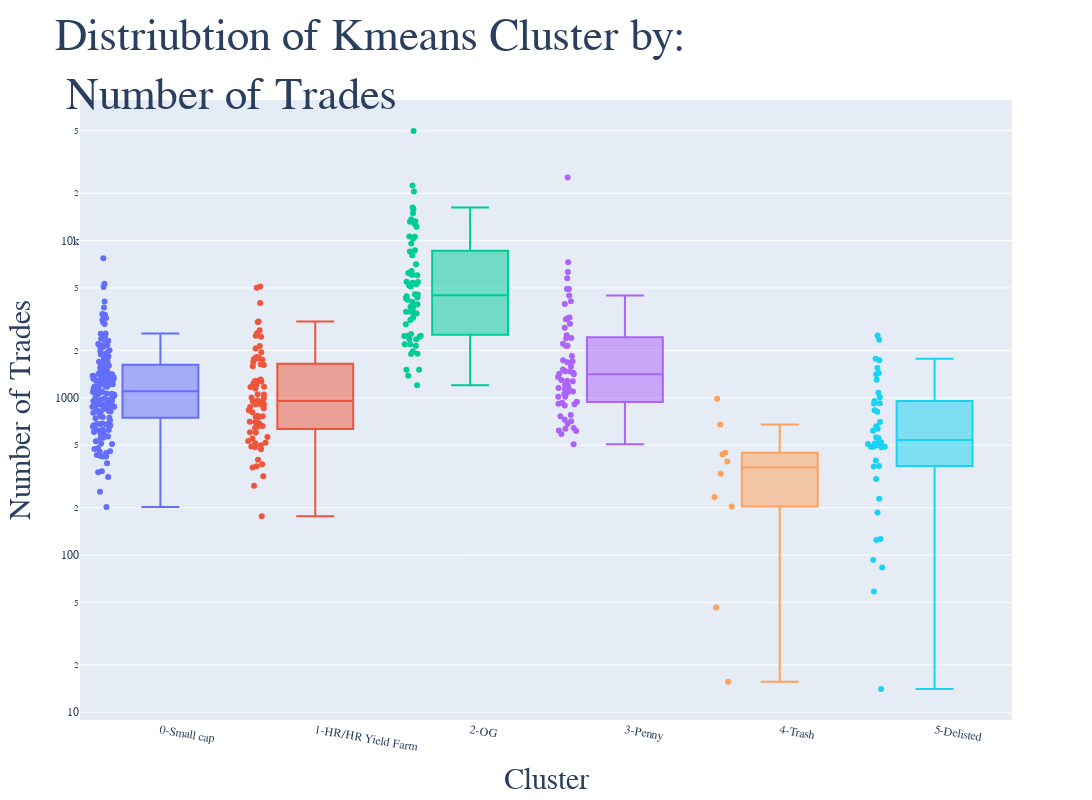

Notebook code for this chart:
### Code cell
# This step is to save plot one by one. Only use for presenation and report
column = "Number of Trades"

fig = px.box(data_frame = crypto_kmeans_feature.sort_values('Cluster'), points="all",
                 x='Cluster', 
                 y=f'{column}', 
                 log_y=True, 
                 title=f"Distriubtion of Kmeans Cluster by: <br> {column}", 
                 hover_name='Symbol', color='Cluster',
                 color_discrete_sequence=['#636EFA', '#EF553B', '#00CC96', '#AB63FA', '#FFA15A', '#19D3F3'],
                 width=1200, height=800
                )
fig.update_xaxes(tickangle=10)
fig.update_layout(showlegend=False)
fig.update_yaxes(title_font=dict(size=30, family="Arial Black"), tickfont_family="Arial Black")
fig.update_xaxes(title_font=dict(size=30, family="Arial Black"), tickfont_family="Arial Black")
fig.update_layout(title_font_family="Arial Black", title_font_size=45)
fig.update_layout(legend_font_family="Arial Black", legend_font_size=30)

fig.update_traces(marker=dict(size=20,
                              line=dict(width=1,
                                        color='DarkSlateGrey')),
                  selector=dict(mode='markers'))

fig.update_layout(
        hoverlabel=dict(
            font_size=30,
            font_family="Rockwell"
        )
    )
                
fig.show()

 # Use this code to save the chart as html file
fig.write_html("Distriubtion of Kmeans Cluster by Number of Trades.html",
                full_html=True,
                include_plotlyjs='cdn')

### Figure 1 — Plotly figure (JSON) as saved in the notebook; plotly's stock layout.template omitted (floating-point values rounded to 4 significant figures; data arrays with more than 128 entries replaced by an {"elided": "..."} marker saying what was removed)
{"data": [{"alignmentgroup": "True", "boxpoints": "all", "hovertemplate": "<b>%{hovertext}</b><br><br>Cluster=%{x}<br>Number of Trades=%{y}<extra></extra>", "hovertext": {"elided": "162 str values"}, "legendgroup": "0-Small cap", "marker": {"color": "#636EFA"}, "name": "0-Small cap", "notched": false, "offsetgroup": "0-Small cap", "orientation": "v", "showlegend": true, "type": "box", "x": {"elided": "162 str values"}, "x0": " ", "xaxis": "x", "y": {"elided": "162 float values"}, "y0": " ", "yaxis": "y"}, {"alignmentgroup": "True", "boxpoints": "all", "hovertemplate": "<b>%{hovertext}</b><br><br>Cluster=%{x}<br>Number of Trades=%{y}<extra></extra>", "hovertext": ["TRXDOWNUSDT", "DOTDOWNUSDT", "YFIUSDT", "JUVUSDT", "XVSUSDT", "OGUSDT", "BALUSDT", "AAVEUSDT", "GNOUSDT", "UMAUSDT", "TRBUSDT", "ADAUPUSDT", "FIROUSDT", "TORNUSDT", "ERNUSDT", "RADUSDT", "ZECUSDT", "PYRUSDT", "ZENUSDT", "BCHUSDT", "GMXUSDT", "MOVRUSDT", "HNTUSDT", "BNXUSDT", "LPTUSDT", "NEOUSDT", "CVXUSDT", "PSGUSDT", "FXSUSDT", "MULTIUSDT", "ATMUSDT", "BTCSTUSDT", "ACMUSDT", "ANYUSDT", "AUCTIONUSDT", "BADGERUSDT", "ETHUPUSDT", "DEXEUSDT", "BONDUSDT", "ASRUSDT", "CITYUSDT", "BTCUPUSDT", "BARUSDT", "ARUSDT", "FORTHUSDT", "WINGUSDT", "DASHUSDT", "GTCUSDT", "AUTOUSDT", "MKRUSDT", "YFIIUSDT", "ILVUSDT", "QUICKUSDT", "DCRUSDT", "KP3RUSDT", "BNBUPUSDT", "ALCXUSDT", "FARMUSDT", "MLNUSDT", "KSMUSDT", "WNXMUSDT", "BIFIUSDT", "QNTUSDT", "BTGUSDT", "REPUSDT", "RGTUSDT", "QTUMUSDT", "NMRUSDT", "PORTOUSDT", "XMRUSDT", "EGLDUSDT", "PAXGUSDT", "COMPUSDT"], "legendgroup": "1-HR/HR Yield Farm", "marker": {"color": "#EF553B"}, "name": "1-HR/HR Yield Farm", "notched": false, "offsetgroup": "1-HR/HR Yield Farm", "orientation": "v", "showlegend": true, "type": "box", "x": ["1-HR/HR Yield Farm", "1-HR/HR Yield Farm", "1-HR/HR Yield Farm", "1-HR/HR Yield Farm", "1-HR/HR Yield Farm", "1-HR/HR Yield Farm", "1-HR/HR Yield Farm", "1-HR/HR Yield Farm", "1-HR/HR Yield Farm", "1-HR/HR Yield Farm", "1-HR/HR Yield Farm", "1-HR/HR Yield Farm", "1-HR/HR Yield Farm", "1-HR/HR Yield Farm", "1-HR/HR Yield Farm", "1-HR/HR Yield Farm", "1-HR/HR Yield Farm", "1-HR/HR Yield Farm", "1-HR/HR Yield Farm", "1-HR/HR Yield Farm", "1-HR/HR Yield Farm", "1-HR/HR Yield Farm", "1-HR/HR Yield Farm", "1-HR/HR Yield Farm", "1-HR/HR Yield Farm", "1-HR/HR Yield Farm", "1-HR/HR Yield Farm", "1-HR/HR Yield Farm", "1-HR/HR Yield Farm", "1-HR/HR Yield Farm", "1-HR/HR Yield Farm", "1-HR/HR Yield Farm", "1-HR/HR Yield Farm", "1-HR/HR Yield Farm", "1-HR/HR Yield Farm", "1-HR/HR Yield Farm", "1-HR/HR Yield Farm", "1-HR/HR Yield Farm", "1-HR/HR Yield Farm", "1-HR/HR Yield Farm", "1-HR/HR Yield Farm", "1-HR/HR Yield Farm", "1-HR/HR Yield Farm", "1-HR/HR Yield Farm", "1-HR/HR Yield Farm", "1-HR/HR Yield Farm", "1-HR/HR Yield Farm", "1-HR/HR Yield Farm", "1-HR/HR Yield Farm", "1-HR/HR Yield Farm", "1-HR/HR Yield Farm", "1-HR/HR Yield Farm", "1-HR/HR Yield Farm", "1-HR/HR Yield Farm", "1-HR/HR Yield Farm", "1-HR/HR Yield Farm", "1-HR/HR Yield Farm", "1-HR/HR Yield Farm", "1-HR/HR Yield Farm", "1-HR/HR Yield Farm", "1-HR/HR Yield Farm", "1-HR/HR Yield Farm", "1-HR/HR Yield Farm", "1-HR/HR Yield Farm", "1-HR/HR Yield Farm", "1-HR/HR Yield Farm", "1-HR/HR Yield Farm", "1-HR/HR Yield Farm", "1-HR/HR Yield Farm", "1-HR/HR Yield Farm", "1-HR/HR Yield Farm", "1-HR/HR Yield Farm", "1-HR/HR Yield Farm"], "x0": " ", "xaxis": "x", "y": [317.4, 660.0, 3033.0, 683.0, 2448.0, 834.2, 755.6, 5012.0, 176.7, 1147.0, 1178.0, 1271.0, 704.8, 911.1, 875.7, 950.7, 2578.0, 1796.0, 1692.0, 5106.0, 1048.0, 809.6, 1748.0, 1307.0, 1052.0, 1952.0, 764.8, 1208.0, 643.1, 563.2, 856.9, 2486.0, 746.0, 1764.0, 489.9, 770.4, 1237.0, 911.0, 1004.0, 602.8, 471.7, 1173.0, 604.7, 2689.0, 907.4, 953.6, 2056.0, 1635.0, 530.6, 1176.0, 1778.0, 662.5, 514.7, 360.8, 1278.0, 998.4, 366.4, 961.9, 517.3, 3054.0, 498.5, 275.5, 1615.0, 403.6, 485.5, 551.2, 1590.0, 698.2, 1285.0, 1821.0, 4010.0, 378.1, 2135.0], "y0": " ", "yaxis": "y"}, {"alignmentgroup": "True", "boxpoints": "all", "hovertemplate": "<b>%{hovertext}</b><br><br>Cluster=%{x}<br>Number of Trades=%{y}<extra></extra>", "hovertext": ["BTCUSDT", "GMTUSDT", "ROSEUSDT", "ALGOUSDT", "ADAUSDT", "FTMUSDT", "CHZUSDT", "DARUSDT", "ANCUSDT", "OMGUSDT", "BUSDUSDT", "MATICUSDT", "LRCUSDT", "EURUSDT", "SANDUSDT", "GALAUSDT", "XRPUSDT", "OPUSDT", "LUNAUSDT", "MANAUSDT", "SOLUSDT", "XTZUSDT", "IMXUSDT", "LOKAUSDT", "FLOWUSDT", "KNCUSDT", "ATOMUSDT", "ANTUSDT", "GLMRUSDT", "UNIUSDT", "DYDXUSDT", "RUNEUSDT", "ALPINEUSDT", "LINKUSDT", "LAZIOUSDT", "AVAXUSDT", "BNBUSDT", "ETCUSDT", "CELOUSDT", "WAVESUSDT", "ALICEUSDT", "GALUSDT", "ICPUSDT", "SNXUSDT", "UNFIUSDT", "SANTOSUSDT", "SUSHIUSDT", "FTTUSDT", "LTCUSDT", "APEUSDT", "THETAUSDT", "DOTUSDT", "ETHUSDT", "NEARUSDT", "DOGEUSDT", "CAKEUSDT", "BUSDTRY", "ENSUSDT", "AXSUSDT", "KAVAUSDT", "MASKUSDT", "FILUSDT", "CRVUSDT", "EOSUSDT"], "legendgroup": "2-OG", "marker": {"color": "#00CC96"}, "name": "2-OG", "notched": false, "offsetgroup": "2-OG", "orientation": "v", "showlegend": true, "type": "box", "x": ["2-OG", "2-OG", "2-OG", "2-OG", "2-OG", "2-OG", "2-OG", "2-OG", "2-OG", "2-OG", "2-OG", "2-OG", "2-OG", "2-OG", "2-OG", "2-OG", "2-OG", "2-OG", "2-OG", "2-OG", "2-OG", "2-OG", "2-OG", "2-OG", "2-OG", "2-OG", "2-OG", "2-OG", "2-OG", "2-OG", "2-OG", "2-OG", "2-OG", "2-OG", "2-OG", "2-OG", "2-OG", "2-OG", "2-OG", "2-OG", "2-OG", "2-OG", "2-OG", "2-OG", "2-OG", "2-OG", "2-OG", "2-OG", "2-OG", "2-OG", "2-OG", "2-OG", "2-OG", "2-OG", "2-OG", "2-OG", "2-OG", "2-OG", "2-OG", "2-OG", "2-OG", "2-OG", "2-OG", "2-OG"], "x0": " ", "xaxis": "x", "y": [49770.0, 20510.0, 4203.0, 4061.0, 10300.0, 6026.0, 5481.0, 3933.0, 3434.0, 3487.0, 13170.0, 9575.0, 3794.0, 3231.0, 8514.0, 13290.0, 12240.0, 3533.0, 10620.0, 8694.0, 16260.0, 3125.0, 1509.0, 2485.0, 1383.0, 1509.0, 5267.0, 1979.0, 2473.0, 5396.0, 5098.0, 3785.0, 2547.0, 7059.0, 1907.0, 10570.0, 13680.0, 4347.0, 2193.0, 2363.0, 5178.0, 3523.0, 6214.0, 2486.0, 2355.0, 2143.0, 4547.0, 1898.0, 6068.0, 12750.0, 4556.0, 14940.0, 22380.0, 6088.0, 15850.0, 4297.0, 1202.0, 2940.0, 6395.0, 2195.0, 2442.0, 8068.0, 4421.0, 5457.0], "y0": " ", "yaxis": "y"}, {"alignmentgroup": "True", "boxpoints": "all", "hovertemplate": "<b>%{hovertext}</b><br><br>Cluster=%{x}<br>Number of Trades=%{y}<extra></extra>", "hovertext": ["WINUSDT", "LUNCUSDT", "AKROUSDT", "NBSUSDT", "ACHUSDT", "XECUSDT", "BTCDOWNUSDT", "IOTXUSDT", "TLMUSDT", "ANKRUSDT", "ZILUSDT", "CELRUSDT", "ONEUSDT", "MFTUSDT", "XVGUSDT", "LINAUSDT", "VETUSDT", "ADADOWNUSDT", "TRXUSDT", "REEFUSDT", "PEOPLEUSDT", "RSRUSDT", "IOSTUSDT", "MBLUSDT", "OOKIUSDT", "SLPUSDT", "JASMYUSDT", "SCUSDT", "LEVERUSDT", "KEYUSDT", "HOTUSDT", "SPELLUSDT", "SUNUSDT", "XRPDOWNUSDT", "EPXUSDT", "VTHOUSDT", "DENTUSDT", "CKBUSDT", "BTTUSDT", "TROYUSDT", "LINKDOWNUSDT", "STMXUSDT", "COSUSDT", "SHIBUSDT", "PONDUSDT", "BTSUSDT", "PERLUSDT", "MDTUSDT", "JSTUSDT", "XTZUPUSDT", "FORUSDT", "GTOUSDT", "MITHUSDT", "ARPAUSDT", "BTTCUSDT", "DGBUSDT", "AMPUSDT", "RVNUSDT", "FUNUSDT", "QIUSDT", "TCTUSDT"], "legendgroup": "3-Penny", "marker": {"color": "#AB63FA"}, "name": "3-Penny", "notched": false, "offsetgroup": "3-Penny", "orientation": "v", "showlegend": true, "type": "box", "x": ["3-Penny", "3-Penny", "3-Penny", "3-Penny", "3-Penny", "3-Penny", "3-Penny", "3-Penny", "3-Penny", "3-Penny", "3-Penny", "3-Penny", "3-Penny", "3-Penny", "3-Penny", "3-Penny", "3-Penny", "3-Penny", "3-Penny", "3-Penny", "3-Penny", "3-Penny", "3-Penny", "3-Penny", "3-Penny", "3-Penny", "3-Penny", "3-Penny", "3-Penny", "3-Penny", "3-Penny", "3-Penny", "3-Penny", "3-Penny", "3-Penny", "3-Penny", "3-Penny", "3-Penny", "3-Penny", "3-Penny", "3-Penny", "3-Penny", "3-Penny", "3-Penny", "3-Penny", "3-Penny", "3-Penny", "3-Penny", "3-Penny", "3-Penny", "3-Penny", "3-Penny", "3-Penny", "3-Penny", "3-Penny", "3-Penny", "3-Penny", "3-Penny", "3-Penny", "3-Penny", "3-Penny"], "x0": " ", "xaxis": "x", "y": [3248.0, 7277.0, 1410.0, 777.3, 894.1, 2404.0, 1468.0, 2144.0, 4918.0, 1705.0, 2791.0, 1686.0, 3158.0, 589.5, 614.7, 2205.0, 4913.0, 918.2, 5769.0, 4118.0, 3223.0, 2500.0, 2141.0, 1195.0, 1733.0, 6309.0, 3945.0, 1444.0, 1477.0, 1083.0, 2954.0, 1516.0, 1356.0, 908.6, 710.2, 1286.0, 2391.0, 1296.0, 4469.0, 1057.0, 1018.0, 1424.0, 1156.0, 25230.0, 1584.0, 619.6, 634.6, 1016.0, 1210.0, 764.7, 930.9, 942.4, 1098.0, 1276.0, 683.4, 1140.0, 506.8, 1847.0, 726.5, 1127.0, 643.6], "y0": " ", "yaxis": "y"}, {"alignmentgroup": "True", "boxpoints": "all", "hovertemplate": "<b>%{hovertext}</b><br><br>Cluster=%{x}<br>Number of Trades=%{y}<extra></extra>", "hovertext": ["FILDOWNUSDT", "LTCDOWNUSDT", "NANOUSDT", "LTCUPUSDT", "XTZDOWNUSDT", "SUSDUSDT", "BCHUPUSDT", "FILUPUSDT", "BCHDOWNUSDT", "NBTUSDT"], "legendgroup": "4-Trash", "marker": {"color": "#FFA15A"}, "name": "4-Trash", "notched": false, "offsetgroup": "4-Trash", "orientation": "v", "showlegend": true, "type": "box", "x": ["4-Trash", "4-Trash", "4-Trash", "4-Trash", "4-Trash", "4-Trash", "4-Trash", "4-Trash", "4-Trash", "4-Trash"], "x0": " ", "xaxis": "x", "y": [675.8, 233.7, 988.2, 447.1, 328.7, 46.41, 204.0, 435.5, 393.5, 15.65], "y0": " ", "yaxis": "y"}, {"alignmentgroup": "True", "boxpoints": "all", "hovertemplate": "<b>%{hovertext}</b><br><br>Cluster=%{x}<br>Number of Trades=%{y}<extra></extra>", "hovertext": ["AAVEUPUSDT", "EOSBULLUSDT", "STRATUSDT", "YFIUPUSDT", "YFIDOWNUSDT", "NPXSUSDT", "SXPUPUSDT", "DAIUSDT", "ETHBEARUSDT", "SUSHIDOWNUSDT", "PAXUSDT", "SXPDOWNUSDT", "VENUSDT", "EOSUPUSDT", "UNIDOWNUSDT", "BEARUSDT", "XLMDOWNUSDT", "XLMUPUSDT", "XRPBEARUSDT", "BULLUSDT", "STORMUSDT", "BCCUSDT", "SUSHIUPUSDT", "BNBBEARUSDT", "1INCHDOWNUSDT", "BKRWUSDT", "MCOUSDT", "BNBBULLUSDT", "AAVEDOWNUSDT", "1INCHUPUSDT", "HCUSDT", "BCHSVUSDT", "ERDUSDT", "ETHBULLUSDT", "EOSBEARUSDT", "BZRXUSDT", "XRPBULLUSDT", "LENDUSDT", "UNIUPUSDT", "EOSDOWNUSDT", "XZCUSDT", "BCHABCUSDT"], "legendgroup": "5-Delisted", "marker": {"color": "#19D3F3"}, "name": "5-Delisted", "notched": false, "offsetgroup": "5-Delisted", "orientation": "v", "showlegend": true, "type": "box", "x": ["5-Delisted", "5-Delisted", "5-Delisted", "5-Delisted", "5-Delisted", "5-Delisted", "5-Delisted", "5-Delisted", "5-Delisted", "5-Delisted", "5-Delisted", "5-Delisted", "5-Delisted", "5-Delisted", "5-Delisted", "5-Delisted", "5-Delisted", "5-Delisted", "5-Delisted", "5-Delisted", "5-Delisted", "5-Delisted", "5-Delisted", "5-Delisted", "5-Delisted", "5-Delisted", "5-Delisted", "5-Delisted", "5-Delisted", "5-Delisted", "5-Delisted", "5-Delisted", "5-Delisted", "5-Delisted", "5-Delisted", "5-Delisted", "5-Delisted", "5-Delisted", "5-Delisted", "5-Delisted", "5-Delisted", "5-Delisted"], "x0": " ", "xaxis": "x", "y": [814.1, 832.9, 124.7, 487.7, 487.5, 954.9, 921.8, 126.7, 2486.0, 1008.0, 514.4, 561.1, 489.3, 522.5, 399.5, 1076.0, 227.8, 701.9, 304.8, 659.9, 58.6, 1305.0, 1411.0, 495.6, 512.6, 14.06, 83.43, 508.3, 922.0, 555.3, 93.14, 1546.0, 636.1, 1731.0, 618.3, 1772.0, 368.6, 1437.0, 484.0, 366.3, 186.1, 2343.0], "y0": " ", "yaxis": "y"}], "layout": {"boxmode": "overlay", "height": 800, "hoverlabel": {"font": {"family": "Rockwell", "size": 30}}, "legend": {"font": {"family": "Arial Black", "size": 30}, "title": {"text": "Cluster"}, "tracegroupgap": 0}, "showlegend": false, "title": {"font": {"family": "Arial Black", "size": 45}, "text": "Distriubtion of Kmeans Cluster by: <br> Number of Trades"}, "width": 1200, "xaxis": {"anchor": "y", "categoryarray": ["0-Small cap", "1-HR/HR Yield Farm", "2-OG", "3-Penny", "4-Trash", "5-Delisted"], "categoryorder": "array", "domain": [0, 1], "tickangle": 10, "tickfont": {"family": "Arial Black"}, "title": {"font": {"family": "Arial Black", "size": 30}, "text": "Cluster"}}, "yaxis": {"anchor": "x", "domain": [0, 1], "tickfont": {"family": "Arial Black"}, "title": {"font": {"family": "Arial Black", "size": 30}, "text": "Number of Trades"}, "type": "log"}}}
